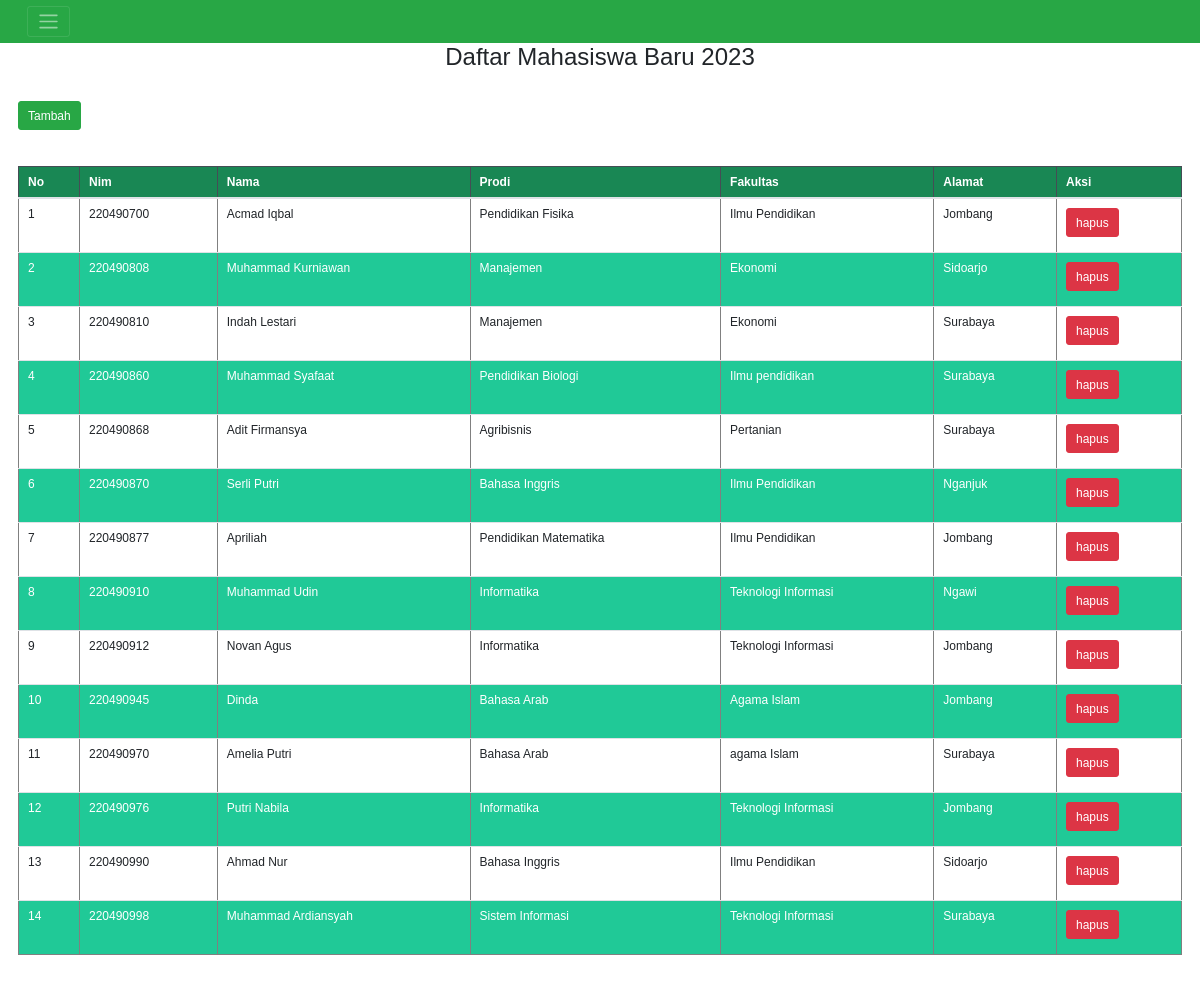
The page / on the database its author committed.
### tables this page shows
CREATE TABLE `mahasiswa_baru` (
  `nim` int(50) NOT NULL,
  `nama` varchar(100) NOT NULL,
  `alamat` varchar(100) NOT NULL,
  `prodi` varchar(100) NOT NULL,
  `fakultas` varchar(50) NOT NULL
);

### application/controllers/Welcome.php (called while the page is built, shortened)
<?php
class Welcome extends CI_Controller {
	public function __construct()
	{
		$this->load->model('M_data');
	}
	public function index()
	{
		$data = "test";
		$this->load->view('DataMahasiswa.php',$data);
	}
}

### index.php (called while the page is built, shortened)
<?php
require_once BASEPATH.'core/CodeIgniter.php';

### application/views/DataMahasiswa.php (the view, shortened to what this page needs)
<!DOCTYPE html>
<html>
<head>
    <link rel="stylesheet" href="https://stackpath.bootstrapcdn.com/bootstrap/4.3.1/css/bootstrap.min.css">
</head>
<body>
<nav class="navbar navbar-dark bg-success">
  <div class="container-fluid">
    <button class="navbar-toggler" type="button" data-bs-toggle="collapse" data-bs-target="#navbarToggleExternalContent" aria-controls="navbarToggleExternalContent" aria-expanded="false" aria-label="Toggle navigation">
      <span class="navbar-toggler-icon"></span>
    </button>
  </div>
</nav>
<h2> <p class="text-center">Daftar Mahasiswa Baru 2023</p> </h2>
<div class="mx-auto p-4" style="width: 5;">
<button type="button" class="btn btn-success" data-toggle="modal" data-target="#exampleModal" data-whatever="@mdo">Tambah</button>
</div>
<div class="mx-auto p-4" style="width: 5;">
<table class="table" border>
  <thead class="table-dark">
    <tr>
        <th>No</th>
        <th>Nim</th>
        <th>Nama</th>
        <th>Prodi</th>
        <th>Fakultas</th>
        <th>Alamat</th>
        <th>Aksi</th>
    </tr>
</thead>
<?php
    $mahasiswa=$this->db->query("select * from mahasiswa_baru")->result_array();
    $no=1;
    foreach($mahasiswa as $row){
?>
<tr>
    <td><?=$no?></td>
    <td><?=$row['nim']?></td>
    <td><?=$row['nama']?></td>
    <td><?=$row['prodi']?></td>
    <td><?=$row['fakultas']?></td>
    <td><?=$row['alamat']?></td>
   <td >
    <?= anchor('Admin/hapus/'.$row['nim'],'<h1 class="btn btn-danger" onclick="jann()">hapus</h1>');?>
   </td>
</tr>
<?php
    $no++;
    }
?>
</table>
</div>
</body>
</html>

### application/views/DataMahasiswa.php (style rules this page uses)
* { font-family: sans-serif; }
body { padding: 0; margin: 0; line-height: 1; }
th { border-bottom: 4px solid black; border-right: 1px solid black; padding: 14px 20px; background: #198754; color: white; }
table tr:nth-child(2n+0) { background: #20c997; color: white; }
@media (max-width : 1336px) { html { font-size: 75%; } }

### rows shown on the page
mahasiswa_baru: nim "220490700", nama "Acmad Iqbal", prodi "Pendidikan Fisika", fakultas "Ilmu Pendidikan", alamat "Jombang", nim "hapus"
mahasiswa_baru: nim "220490808", nama "Muhammad Kurniawan", prodi "Manajemen", fakultas "Ekonomi", alamat "Sidoarjo", nim "hapus"
mahasiswa_baru: nim "220490810", nama "Indah Lestari", prodi "Manajemen", fakultas "Ekonomi", alamat "Surabaya", nim "hapus"
mahasiswa_baru: nim "220490860", nama "Muhammad Syafaat", prodi "Pendidikan Biologi", fakultas "Ilmu pendidikan", alamat "Surabaya", nim "hapus"
mahasiswa_baru: nim "220490868", nama "Adit Firmansya", prodi "Agribisnis", fakultas "Pertanian", alamat "Surabaya", nim "hapus"
mahasiswa_baru: nim "220490870", nama "Serli Putri", prodi "Bahasa Inggris", fakultas "Ilmu Pendidikan", alamat "Nganjuk", nim "hapus"
mahasiswa_baru: nim "220490877", nama "Apriliah", prodi "Pendidikan Matematika", fakultas "Ilmu Pendidikan", alamat "Jombang", nim "hapus"
mahasiswa_baru: nim "220490910", nama "Muhammad Udin", prodi "Informatika", fakultas "Teknologi Informasi", alamat "Ngawi", nim "hapus"
mahasiswa_baru: nim "220490912", nama "Novan Agus", prodi "Informatika", fakultas "Teknologi Informasi", alamat "Jombang", nim "hapus"
mahasiswa_baru: nim "220490945", nama "Dinda", prodi "Bahasa Arab", fakultas "Agama Islam", alamat "Jombang", nim "hapus"
mahasiswa_baru: nim "220490970", nama "Amelia Putri", prodi "Bahasa Arab", fakultas "agama Islam", alamat "Surabaya", nim "hapus"
mahasiswa_baru: nim "220490976", nama "Putri Nabila", prodi "Informatika", fakultas "Teknologi Informasi", alamat "Jombang", nim "hapus"
mahasiswa_baru: nim "220490990", nama "Ahmad Nur", prodi "Bahasa Inggris", fakultas "Ilmu Pendidikan", alamat "Sidoarjo", nim "hapus"
mahasiswa_baru: nim "220490998", nama "Muhammad Ardiansyah", prodi "Sistem Informasi", fakultas "Teknologi Informasi", alamat "Surabaya", nim "hapus"
